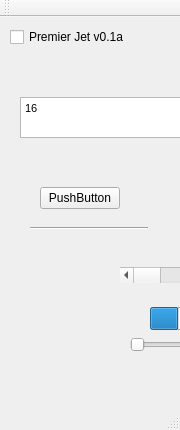
<?xml version="1.0" encoding="UTF-8"?>
<ui version="4.0">
 <class>MainWindow</class>
 <widget class="QMainWindow" name="MainWindow">
  <property name="geometry">
   <rect>
    <x>0</x>
    <y>0</y>
    <width>180</width>
    <height>430</height>
   </rect>
  </property>
  <property name="windowTitle">
   <string>MainWindow</string>
  </property>
  <widget class="QWidget" name="centralWidget">
   <widget class="QCheckBox" name="checkBox_test">
    <property name="enabled">
     <bool>true</bool>
    </property>
    <property name="geometry">
     <rect>
      <x>10</x>
      <y>10</y>
      <width>161</width>
      <height>20</height>
     </rect>
    </property>
    <property name="text">
     <string>Premier Jet v0.1a</string>
    </property>
   </widget>
   <widget class="QTextEdit" name="textEdit_KL">
    <property name="geometry">
     <rect>
      <x>20</x>
      <y>80</y>
      <width>181</width>
      <height>41</height>
     </rect>
    </property>
    <property name="html">
     <string>&lt;!DOCTYPE HTML PUBLIC &quot;-//W3C//DTD HTML 4.0//EN&quot; &quot;http://www.w3.org/TR/REC-html40/strict.dtd&quot;&gt;
&lt;html&gt;&lt;head&gt;&lt;meta name=&quot;qrichtext&quot; content=&quot;1&quot; /&gt;&lt;style type=&quot;text/css&quot;&gt;
p, li { white-space: pre-wrap; }
&lt;/style&gt;&lt;/head&gt;&lt;body style=&quot; font-family:'MS Shell Dlg 2'; font-size:7.875pt; font-weight:400; font-style:normal;&quot;&gt;
&lt;p style=&quot; margin-top:0px; margin-bottom:0px; margin-left:0px; margin-right:0px; -qt-block-indent:0; text-indent:0px;&quot;&gt;16&lt;/p&gt;&lt;/body&gt;&lt;/html&gt;</string>
    </property>
   </widget>
   <widget class="QPushButton" name="pushButton">
    <property name="geometry">
     <rect>
      <x>40</x>
      <y>170</y>
      <width>80</width>
      <height>22</height>
     </rect>
    </property>
    <property name="text">
     <string>PushButton</string>
    </property>
   </widget>
   <widget class="QLCDNumber" name="lcdNumber">
    <property name="geometry">
     <rect>
      <x>240</x>
      <y>180</y>
      <width>64</width>
      <height>23</height>
     </rect>
    </property>
   </widget>
   <widget class="QPlainTextEdit" name="plainTextEdit">
    <property name="geometry">
     <rect>
      <x>240</x>
      <y>70</y>
      <width>104</width>
      <height>70</height>
     </rect>
    </property>
    <property name="plainText">
     <string>24</string>
    </property>
   </widget>
   <widget class="QProgressBar" name="progressBar">
    <property name="geometry">
     <rect>
      <x>150</x>
      <y>290</y>
      <width>118</width>
      <height>23</height>
     </rect>
    </property>
    <property name="value">
     <number>24</number>
    </property>
   </widget>
   <widget class="QScrollBar" name="horizontalScrollBar">
    <property name="geometry">
     <rect>
      <x>120</x>
      <y>250</y>
      <width>160</width>
      <height>16</height>
     </rect>
    </property>
    <property name="orientation">
     <enum>Qt::Horizontal</enum>
    </property>
   </widget>
   <widget class="QSlider" name="horizontalSlider">
    <property name="geometry">
     <rect>
      <x>130</x>
      <y>320</y>
      <width>160</width>
      <height>16</height>
     </rect>
    </property>
    <property name="orientation">
     <enum>Qt::Horizontal</enum>
    </property>
   </widget>
   <widget class="Line" name="line">
    <property name="geometry">
     <rect>
      <x>30</x>
      <y>210</y>
      <width>118</width>
      <height>3</height>
     </rect>
    </property>
    <property name="orientation">
     <enum>Qt::Horizontal</enum>
    </property>
   </widget>
  </widget>
  <widget class="QMenuBar" name="menuBar">
   <property name="geometry">
    <rect>
     <x>0</x>
     <y>0</y>
     <width>180</width>
     <height>21</height>
    </rect>
   </property>
  </widget>
  <widget class="QToolBar" name="mainToolBar">
   <attribute name="toolBarArea">
    <enum>TopToolBarArea</enum>
   </attribute>
   <attribute name="toolBarBreak">
    <bool>false</bool>
   </attribute>
  </widget>
  <widget class="QStatusBar" name="statusBar"/>
 </widget>
 <layoutdefault spacing="6" margin="11"/>
 <resources/>
 <connections/>
</ui>
